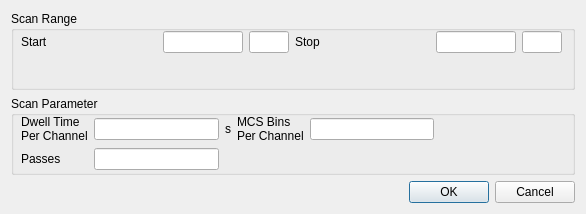
<?xml version="1.0" encoding="UTF-8"?>
<ui version="4.0">
 <class>Dialog</class>
 <widget class="QDialog" name="Dialog">
  <property name="geometry">
   <rect>
    <x>0</x>
    <y>0</y>
    <width>586</width>
    <height>214</height>
   </rect>
  </property>
  <property name="windowTitle">
   <string>Dialog</string>
  </property>
  <layout class="QVBoxLayout" name="verticalLayout">
   <item>
    <widget class="QGroupBox" name="groupBox">
     <property name="enabled">
      <bool>true</bool>
     </property>
     <property name="sizePolicy">
      <sizepolicy hsizetype="Minimum" vsizetype="Maximum">
       <horstretch>0</horstretch>
       <verstretch>0</verstretch>
      </sizepolicy>
     </property>
     <property name="maximumSize">
      <size>
       <width>16777215</width>
       <height>90</height>
      </size>
     </property>
     <property name="layoutDirection">
      <enum>Qt::LeftToRight</enum>
     </property>
     <property name="title">
      <string>Scan Range</string>
     </property>
     <widget class="QWidget" name="">
      <property name="geometry">
       <rect>
        <x>10</x>
        <y>20</y>
        <width>541</width>
        <height>22</height>
       </rect>
      </property>
      <layout class="QHBoxLayout" name="horizontalLayout">
       <item>
        <widget class="QLabel" name="label">
         <property name="text">
          <string>Start</string>
         </property>
        </widget>
       </item>
       <item>
        <widget class="QLineEdit" name="startChannelInput">
         <property name="maximumSize">
          <size>
           <width>80</width>
           <height>16777215</height>
          </size>
         </property>
        </widget>
       </item>
       <item>
        <widget class="QLineEdit" name="startFractionInput">
         <property name="enabled">
          <bool>true</bool>
         </property>
         <property name="sizePolicy">
          <sizepolicy hsizetype="Fixed" vsizetype="Fixed">
           <horstretch>0</horstretch>
           <verstretch>0</verstretch>
          </sizepolicy>
         </property>
         <property name="maximumSize">
          <size>
           <width>40</width>
           <height>16777215</height>
          </size>
         </property>
        </widget>
       </item>
       <item>
        <widget class="QLabel" name="label_2">
         <property name="text">
          <string>Stop</string>
         </property>
        </widget>
       </item>
       <item>
        <widget class="QLineEdit" name="stopChannelInput">
         <property name="maximumSize">
          <size>
           <width>80</width>
           <height>16777215</height>
          </size>
         </property>
        </widget>
       </item>
       <item>
        <widget class="QLineEdit" name="stopFractionInput">
         <property name="sizePolicy">
          <sizepolicy hsizetype="Fixed" vsizetype="Fixed">
           <horstretch>0</horstretch>
           <verstretch>0</verstretch>
          </sizepolicy>
         </property>
         <property name="maximumSize">
          <size>
           <width>40</width>
           <height>16777215</height>
          </size>
         </property>
        </widget>
       </item>
      </layout>
     </widget>
    </widget>
   </item>
   <item>
    <widget class="QGroupBox" name="groupBox_2">
     <property name="title">
      <string>Scan Parameter</string>
     </property>
     <widget class="QWidget" name="">
      <property name="geometry">
       <rect>
        <x>10</x>
        <y>20</y>
        <width>413</width>
        <height>54</height>
       </rect>
      </property>
      <layout class="QGridLayout" name="gridLayout">
       <item row="0" column="0">
        <widget class="QLabel" name="label_3">
         <property name="text">
          <string>Dwell Time
Per Channel</string>
         </property>
        </widget>
       </item>
       <item row="0" column="1">
        <widget class="QLineEdit" name="dwellTimeInput"/>
       </item>
       <item row="0" column="2">
        <widget class="QLabel" name="label_4">
         <property name="text">
          <string>s</string>
         </property>
        </widget>
       </item>
       <item row="0" column="3">
        <widget class="QLabel" name="label_6">
         <property name="text">
          <string>MCS Bins
Per Channel</string>
         </property>
        </widget>
       </item>
       <item row="0" column="4">
        <widget class="QLineEdit" name="mcsBinInput"/>
       </item>
       <item row="1" column="0">
        <widget class="QLabel" name="label_5">
         <property name="text">
          <string>Passes</string>
         </property>
        </widget>
       </item>
       <item row="1" column="1">
        <widget class="QLineEdit" name="passInput"/>
       </item>
      </layout>
     </widget>
    </widget>
   </item>
   <item>
    <widget class="QDialogButtonBox" name="buttonBox">
     <property name="orientation">
      <enum>Qt::Horizontal</enum>
     </property>
     <property name="standardButtons">
      <set>QDialogButtonBox::Cancel|QDialogButtonBox::Ok</set>
     </property>
    </widget>
   </item>
  </layout>
 </widget>
 <resources/>
 <connections>
  <connection>
   <sender>buttonBox</sender>
   <signal>accepted()</signal>
   <receiver>Dialog</receiver>
   <slot>accept()</slot>
   <hints>
    <hint type="sourcelabel">
     <x>248</x>
     <y>254</y>
    </hint>
    <hint type="destinationlabel">
     <x>157</x>
     <y>274</y>
    </hint>
   </hints>
  </connection>
  <connection>
   <sender>buttonBox</sender>
   <signal>rejected()</signal>
   <receiver>Dialog</receiver>
   <slot>reject()</slot>
   <hints>
    <hint type="sourcelabel">
     <x>316</x>
     <y>260</y>
    </hint>
    <hint type="destinationlabel">
     <x>286</x>
     <y>274</y>
    </hint>
   </hints>
  </connection>
 </connections>
</ui>
